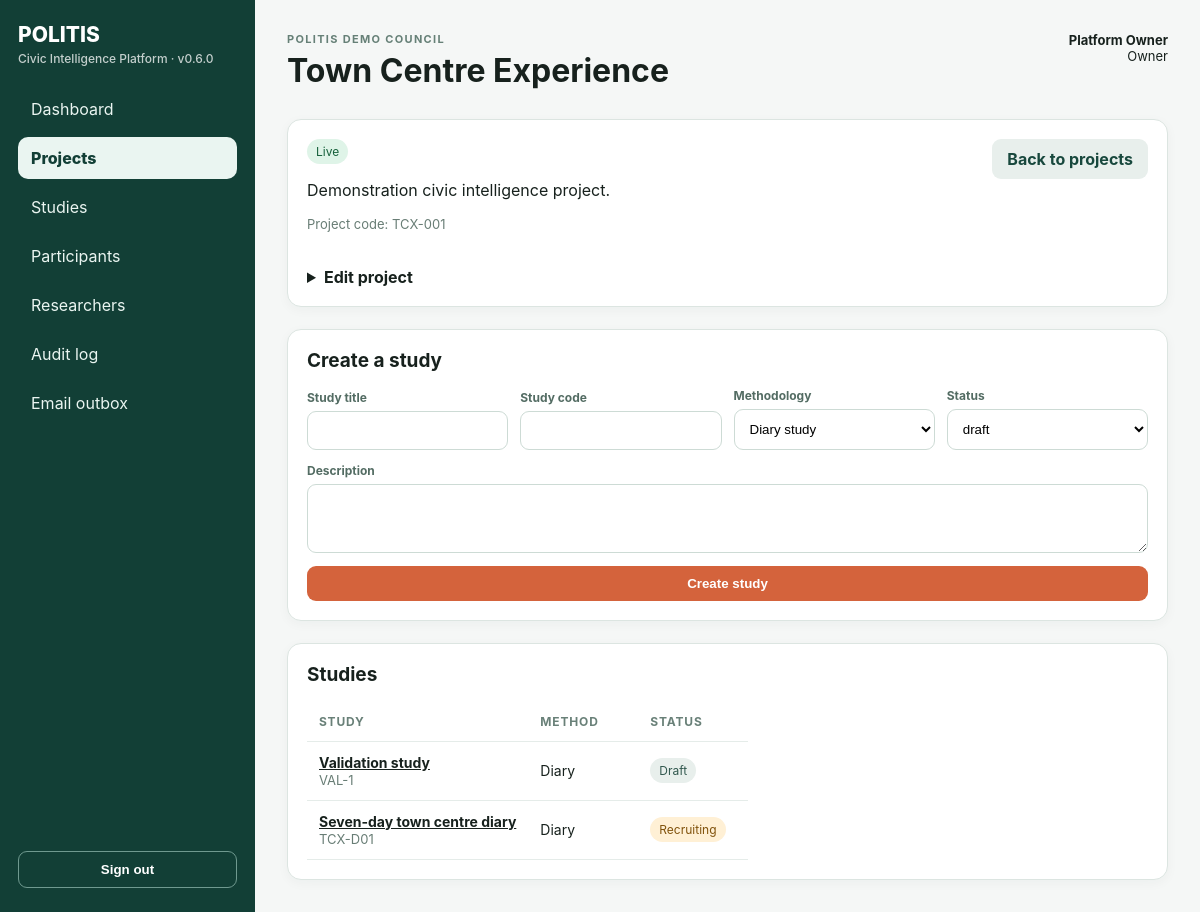
Page /projects/1 (signed in) on the committed database.
### app/models.py (models this page shows)
class Organisation(Base):
    __tablename__ = "organisations"
    id: Mapped[int] = mapped_column(primary_key=True)
    name: Mapped[str] = mapped_column(String(200), unique=True)
    slug: Mapped[str] = mapped_column(String(100), unique=True)
    created_at: Mapped[datetime] = mapped_column(DateTime(timezone=True), default=utcnow)
    users: Mapped[list[User]] = relationship(back_populates="organisation")

class Project(Base):
    __tablename__ = "projects"
    __table_args__ = (UniqueConstraint("organisation_id", "code"),)
    id: Mapped[int] = mapped_column(primary_key=True)
    organisation_id: Mapped[int] = mapped_column(ForeignKey("organisations.id"), index=True)
    title: Mapped[str] = mapped_column(String(200))
    code: Mapped[str] = mapped_column(String(50))
    description: Mapped[str] = mapped_column(Text, default="")
    status: Mapped[str] = mapped_column(String(30), default=ProjectStatus.draft.value)
    created_by_id: Mapped[int] = mapped_column(ForeignKey("users.id"))
    created_at: Mapped[datetime] = mapped_column(DateTime(timezone=True), default=utcnow)
    updated_at: Mapped[datetime] = mapped_column(DateTime(timezone=True), default=utcnow, onupdate=utcnow)

class User(Base):
    __tablename__ = "users"
    __table_args__ = (UniqueConstraint("organisation_id", "email"),)
    id: Mapped[int] = mapped_column(primary_key=True)
    organisation_id: Mapped[int] = mapped_column(ForeignKey("organisations.id"), index=True)
    name: Mapped[str] = mapped_column(String(120))
    email: Mapped[str] = mapped_column(String(255), index=True)
    password_hash: Mapped[str | None] = mapped_column(String(255), nullable=True)
    external_provider: Mapped[str | None] = mapped_column(String(40), nullable=True, index=True)
    external_subject: Mapped[str | None] = mapped_column(String(255), nullable=True, index=True)
    last_login_at: Mapped[datetime | None] = mapped_column(DateTime(timezone=True), nullable=True)
    role: Mapped[str] = mapped_column(String(30), default=Role.researcher.value)
    is_active: Mapped[bool] = mapped_column(Boolean, default=True)
    created_at: Mapped[datetime] = mapped_column(DateTime(timezone=True), default=utcnow)
    organisation: Mapped[Organisation] = relationship(back_populates="users")

class Study(Base):
    __tablename__ = "studies"
    __table_args__ = (UniqueConstraint("organisation_id", "code"),)
    id: Mapped[int] = mapped_column(primary_key=True)
    organisation_id: Mapped[int] = mapped_column(ForeignKey("organisations.id"), index=True)
    project_id: Mapped[int] = mapped_column(ForeignKey("projects.id"), index=True)
    title: Mapped[str] = mapped_column(String(200))
    code: Mapped[str] = mapped_column(String(50))
    description: Mapped[str] = mapped_column(Text, default="")
    methodology: Mapped[str] = mapped_column(String(80), default="diary")
    status: Mapped[str] = mapped_column(String(30), default=StudyStatus.draft.value)
    start_at: Mapped[datetime | None] = mapped_column(DateTime(timezone=True), nullable=True)
    end_at: Mapped[datetime | None] = mapped_column(DateTime(timezone=True), nullable=True)
    demographics_schema_json: Mapped[str] = mapped_column(Text, default="[]")
    created_by_id: Mapped[int] = mapped_column(ForeignKey("users.id"))
    created_at: Mapped[datetime] = mapped_column(DateTime(timezone=True), default=utcnow)
    updated_at: Mapped[datetime] = mapped_column(DateTime(timezone=True), default=utcnow, onupdate=utcnow)

### app/main.py (the view)
@app.get("/projects/{project_id}",response_class=HTMLResponse)
def project_detail(project_id:int,request:Request,u=Depends(current_user),db:Session=Depends(get_db)):
    p=project(db,project_id,u.organisation_id); studies=db.scalars(select(Study).where(Study.project_id==p.id,Study.organisation_id==u.organisation_id).order_by(Study.updated_at.desc())).all(); return render(request,"project_detail.html",user=u,project=p,studies=studies,statuses=[x.value for x in StudyStatus])

### app/templates/project_detail.html (shortened to what this page needs)
{% extends "base.html" %}{% block title %}{{ project.title }}{% endblock %}{% block content %}
<div class="card"><div class="section-head"><div><span class="badge {{ project.status }}">{{ project.status|title }}</span><p>{{ project.description or 'No description supplied.' }}</p><p class="muted">Project code: {{ project.code }}</p></div><a class="btn secondary" href="/projects">Back to projects</a></div>{% if can_edit %}<details class="section"><summary><strong>Edit project</strong></summary></details>{% endif %}</div>
{% if can_edit %}<div class="card section"><h2>Create a study</h2><form method="post" action="/projects/{{ project.id }}/studies" class="stack"><div class="row"><div class="field"><label>Study title</label><input name="title" required></div><div class="field small"><label>Study code</label><input name="code" required></div><div class="field"><label>Methodology</label><select name="methodology"><option value="diary">Diary study</option><option value="walk_along">Walk-along</option><option value="interview">Interview</option><option value="focus_group">Focus group</option><option value="co_design">Co-design</option><option value="mixed_method">Mixed method</option></select></div><div class="field small"><label>Status</label><select name="status_value">{% for s in statuses %}<option>{{ s }}</option>{% endfor %}</select></div></div><div class="field"><label>Description</label><textarea name="description" rows="3"></textarea></div><button>Create study</button></form></div>{% endif %}
<div class="card section"><h2>Studies</h2>{% if studies %}<table class="table"><thead><tr><th>Study</th><th>Method</th><th>Status</th></tr></thead><tbody>{% for s in studies %}<tr><td><a href="/studies/{{ s.id }}"><strong>{{ s.title }}</strong></a><br><span class="muted">{{ s.code }}</span></td><td>{{ s.methodology|replace('_',' ')|title }}</td><td><span class="badge {{ s.status }}">{{ s.status|title }}</span></td></tr>{% endfor %}</tbody></table>{% else %}<p class="empty">No studies in this project.</p>{% endif %}</div>{% endblock %}

### app/templates/base.html (shortened to what this page needs)
<!doctype html>
<html lang="en">
<head>
  <link rel="stylesheet" href="/static/app.css">
</head>
<body>
{% if user %}
<div class="shell">
  <aside class="sidebar">
    <div class="brand">POLITIS<small>Civic Intelligence Platform · v{{ version }}</small></div>
    <nav class="nav" aria-label="Primary navigation">
      <a class="{% if request.url.path == '/' %}active{% endif %}" href="/">Dashboard</a>
      <a class="{% if request.url.path.startswith('/projects') %}active{% endif %}" href="/projects">Projects</a>
      <a class="{% if request.url.path.startswith('/studies') %}active{% endif %}" href="/studies">Studies</a>
      <a class="{% if request.url.path.startswith('/participants') %}active{% endif %}" href="/participants">Participants</a>
      {% if user.role in ['owner','admin'] %}
      <a class="{% if request.url.path.startswith('/researchers') %}active{% endif %}" href="/researchers">Researchers</a>
      <a class="{% if request.url.path.startswith('/audit') %}active{% endif %}" href="/audit">Audit log</a>
      <a class="{% if request.url.path.startswith('/outbox') %}active{% endif %}" href="/outbox">Email outbox</a>
      {% endif %}
    </nav>
    <form method="post" action="/logout"><button class="ghost" type="submit">Sign out</button></form>
  </aside>
  <main class="main" id="main-content" tabindex="-1">
    <div class="top">
      <div><div class="eyebrow">{{ user.organisation.name }}</div><h1>{% block title %}{% endblock %}</h1></div>
      <div class="userbox"><strong>{{ user.name }}</strong><br>{{ user.role|title }}</div>
    </div>
    {% block content %}{% endblock %}
  </main>
</div>
{% else %}
{% block public %}{% endblock %}
{% endif %}
</body>
</html>

### app/static/app.css (style rules this page uses)
* { box-sizing:border-box }
body { margin:0;font-family:Inter,ui-sans-serif,system-ui,-apple-system,BlinkMacSystemFont,"Segoe UI",sans-serif;background:#f5f7f6;color:#17211d }
a { color:inherit }
.shell { display:grid;grid-template-columns:255px 1fr;min-height:100vh }
.sidebar { background:#123f36;color:white;padding:24px 18px;display:flex;flex-direction:column;gap:22px }
.brand { font-weight:800;font-size:21px;line-height:1.05 }
.brand small { display:block;font-weight:500;opacity:.75;font-size:12px;margin-top:7px }
.nav { display:grid;gap:7px }
.nav a { padding:11px 13px;text-decoration:none;border-radius:10px;color:#eaf5f1 }
.sidebar form { margin-top:auto }
.ghost { background:transparent;border:1px solid #6f998f;color:white;width:100% }
.main { padding:32px;max-width:1400px;width:100% }
.top { display:flex;justify-content:space-between;align-items:flex-start;margin-bottom:24px }
.eyebrow { text-transform:uppercase;letter-spacing:.12em;font-size:11px;color:#668077;font-weight:700 }
.top h1 { margin:5px 0 }
.userbox { text-align:right;font-size:13px }
.card { background:white;border:1px solid #dce5e1;border-radius:14px;padding:19px;box-shadow:0 3px 12px rgba(20,50,40,.04) }
.table { width:100%;border-collapse:collapse }
.table th,.table td { padding:12px;border-bottom:1px solid #e5ece9;text-align:left;font-size:14px }
.table th { font-size:12px;text-transform:uppercase;letter-spacing:.07em;color:#698078 }
.row { display:flex;gap:12px;align-items:end;flex-wrap:wrap }
.field { display:grid;gap:6px;min-width:180px;flex:1 }
.field label { font-size:12px;font-weight:700;color:#536c63 }
.field input,.field select,.field textarea { width:100%;padding:11px;border:1px solid #cddbd5;border-radius:9px;background:white }
.btn,button { display:inline-block;border:0;border-radius:9px;background:#d4633c;color:white;padding:10px 15px;font-weight:700;cursor:pointer;text-decoration:none }
.btn.secondary { background:#e8efec;color:#18483d }
.badge { display:inline-block;border-radius:100px;padding:5px 9px;background:#e8efec;color:#31584e;font-size:12px }
.badge.live { background:#dff4e8;color:#16603b }
.muted { color:#687d75;font-size:13px }
.stack { display:grid;gap:13px }
.section { margin-top:22px }
.section-head { display:flex;justify-content:space-between;gap:16px;align-items:flex-start }
.small { max-width:220px }
.recruiting { background:#fff0d5;color:#80520b }
.active,.granted { background:#dff4e8;color:#16603b }
h2 { margin-top:0;font-size:19px }
.nav a.active { background:#eaf5f1;color:#123f36;font-weight:800 }
.table { display:block;overflow-x:auto;white-space:nowrap }
.table td { white-space:normal;min-width:110px }
.secondary,button.secondary { background:#e8efec;color:#18483d }

### rows in the picture
Organisation: organisation.name "POLITIS DEMO COUNCIL"
Project: title "Town Centre Experience", status "Live", description "Demonstration civic intelligence project.", code "TCX-001"
User: name "Platform Owner", role "Owner"
Study: title "Validation study", code "VAL-1", methodology "Diary", status "Draft"
Study: title "Seven-day town centre diary", code "TCX-D01", methodology "Diary", status "Recruiting"

### other values in the picture
{{ version }} "0.6.0"
form field status_value "draft"
